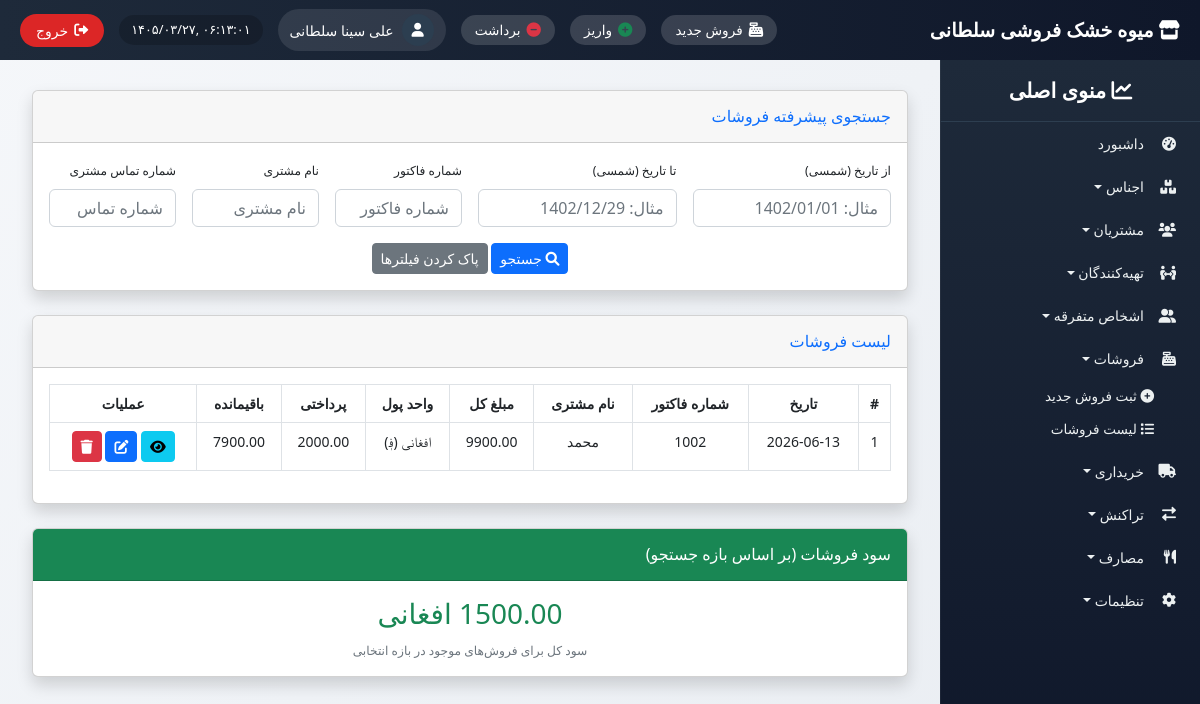
The app's page /sales/ (signed in) with its own data.
### sales/models.py (models this page shows, shortened)
class Sale(models.Model):
    PAYMENT_METHODS = [('CASH', 'نقد'), ('CREDIT', 'قرض')]
    invoice_number = models.CharField(max_length=50, unique=True, editable=False)
    date = models.DateTimeField(auto_now_add=True)
    transaction_date = models.DateField(null=True, blank=True)
    customer = models.ForeignKey(Customer, on_delete=models.SET_NULL, null=True, blank=True)
    customer_name = models.CharField(max_length=200, blank=True)
    customer_phone = models.CharField(max_length=20, blank=True)
    currency = models.ForeignKey(Currency, on_delete=models.PROTECT, default=1, verbose_name="واحد پول")
    payment_method = models.CharField(max_length=10, choices=PAYMENT_METHODS, default='CASH')
    total_amount = models.DecimalField(max_digits=12, decimal_places=2, default=0)
    paid_amount = models.DecimalField(max_digits=12, decimal_places=2, default=0)
    remaining_amount = models.DecimalField(max_digits=12, decimal_places=2, default=0)
    created_at = models.DateTimeField(auto_now_add=True)
    class Meta:
        ordering = ['-date']

### settings_app/models.py (models this page shows, shortened)
class Currency(models.Model):
    code = models.CharField(max_length=3, unique=True, verbose_name="کد")
    name = models.CharField(max_length=50, verbose_name="نام واحد پول")
    symbol = models.CharField(max_length=5, verbose_name="نماد")
    is_active = models.BooleanField(default=True, verbose_name="فعال")
    class Meta:
        verbose_name = "واحد پول"
        verbose_name_plural = "واحدهای پول"

### sales/views.py (the view)
# urls.py: path('', views.sale_list, name='sale_list'),
@login_required
def sale_list(request):
    sales = Sale.objects.all().order_by('-transaction_date', '-id')
    from_date_jalali = request.GET.get('from_date', '').strip()
    to_date_jalali = request.GET.get('to_date', '').strip()
    invoice_no = request.GET.get('invoice_no', '').strip()
    customer_name = request.GET.get('customer_name', '').strip()
    customer_phone = request.GET.get('customer_phone', '').strip()
    from_date = jalali_to_gregorian(from_date_jalali) if from_date_jalali else None
    to_date = jalali_to_gregorian(to_date_jalali) if to_date_jalali else None
    if from_date:
        sales = sales.filter(transaction_date__gte=from_date)
    if to_date:
        sales = sales.filter(transaction_date__lte=to_date)
    if invoice_no:
        sales = sales.filter(invoice_number__icontains=invoice_no)
    if customer_name:
        sales = sales.filter(Q(customer__name__icontains=customer_name) | Q(customer_name__icontains=customer_name))
    if customer_phone:
        sales = sales.filter(Q(customer__phone__icontains=customer_phone) | Q(customer_phone__icontains=customer_phone))
    total_profit = Decimal('0')
    for sale in sales:
        for item in sale.items.all():
            profit = (item.unit_price - item.product.purchase_price) * item.quantity
            total_profit += profit
    context = {
        'sales': sales,
        'from_date': from_date_jalali,
        'to_date': to_date_jalali,
        'invoice_no': invoice_no,
        'customer_name': customer_name,
        'customer_phone': customer_phone,
        'total_profit': total_profit,
        'today_jalali': jdatetime.date.today().strftime('%Y/%m/%d'),
    }
    return render(request, 'sales/sale_list.html', context)

### common/templatetags/jcal.py (called while the page is built)
@register.filter
def to_jalali(date):
    if not date:
        return ""
    try:
        jalali_date = jdatetime.date.fromgregorian(date=date)
        month_names = ['حمل', 'ثور', 'جوزا', 'سرطان', 'اسد', 'سنبله',
                       'میزان', 'عقرب', 'قوس', 'جدی', 'دلو', 'حوت']
        return f"{jalali_date.day} {month_names[jalali_date.month - 1]} {jalali_date.year}"
    except:
        return str(date)

### templates/sales/sale_list.html (shortened to what this page needs)
{% extends 'base_with_sidebar.html' %}
{% load i18n %}
{% load jcal %}
{% block content %}
<div class="container-fluid">
    <div class="card shadow mb-4">
        <div class="card-header py-3">
            <h6 class="m-0 font-weight-bold text-primary">{% trans "جستجوی پیشرفته فروشات" %}</h6>
        </div>
        <div class="card-body">
            <form method="get" class="row g-3">
                <div class="col-md-3">
                    <label class="form-label small">از تاریخ (شمسی)</label>
                    <input type="text" name="from_date" class="form-control datepicker" value="{{ from_date }}" placeholder="مثال: 1402/01/01" readonly>
                </div>
                <div class="col-md-3">
                    <label class="form-label small">تا تاریخ (شمسی)</label>
                    <input type="text" name="to_date" class="form-control datepicker" value="{{ to_date }}" placeholder="مثال: 1402/12/29" readonly>
                </div>
                <div class="col-md-2">
                    <label class="form-label small">شماره فاکتور</label>
                    <input type="text" name="invoice_no" class="form-control" value="{{ invoice_no }}" placeholder="شماره فاکتور">
                </div>
                <div class="col-md-2">
                    <label class="form-label small">نام مشتری</label>
                    <input type="text" name="customer_name" class="form-control" value="{{ customer_name }}" placeholder="نام مشتری">
                </div>
                <div class="col-md-2">
                    <label class="form-label small">شماره تماس مشتری</label>
                    <input type="text" name="customer_phone" class="form-control" value="{{ customer_phone }}" placeholder="شماره تماس">
                </div>
                <div class="col-12 text-center">
                    <button type="submit" class="btn btn-primary btn-sm"><i class="fas fa-search"></i> جستجو</button>
                    <a href="{% url 'sales:sale_list' %}" class="btn btn-secondary btn-sm">پاک کردن فیلترها</a>
                </div>
            </form>
        </div>
    </div>
    <div class="card shadow mb-4">
        <div class="card-header py-3">
            <h6 class="m-0 font-weight-bold text-primary">{% trans "لیست فروشات" %}</h6>
        </div>
        <div class="card-body">
            <div class="table-responsive">
                <table class="table table-bordered table-hover text-center">
                    <thead>
                        <tr>
                            <th>#</th>
                            <th>{% trans "تاریخ" %}</th>
                            <th>{% trans "شماره فاکتور" %}</th>
                            <th>{% trans "نام مشتری" %}</th>
                            <th>{% trans "مبلغ کل" %}</th>
                            <th>{% trans "واحد پول" %}</th>
                            <th>{% trans "پرداختی" %}</th>
                            <th>{% trans "باقیمانده" %}</th>
                            <th>{% trans "عملیات" %}</th>
                        </tr>
                    </thead>
                    <tbody>
                        {% for sale in sales %}
                        <tr>
                            <td>{{ forloop.counter }}</td>
                            <td>{{ sale.transaction_date|to_jalali }}</td>
                            <td>{{ sale.invoice_number }}</td>
                            <td>{% if sale.customer %}{{ sale.customer.name }}{% else %}{{ sale.customer_name }}{% endif %}</td>
                            <td>{{ sale.total_amount|floatformat:2 }}</td>
                            <td>{{ sale.currency.name }} ({{ sale.currency.symbol }})</td>
                            <td>{{ sale.paid_amount|floatformat:2 }}</td>
                            <td>{{ sale.remaining_amount|floatformat:2 }}</td>
                            <td>
                                <a href="{% url 'sales:sale_detail' sale.id %}" class="btn btn-sm btn-info"><i class="fas fa-eye"></i></a>
                                <a href="{% url 'sales:sale_edit' sale.id %}" class="btn btn-sm btn-primary"><i class="fas fa-edit"></i></a>
                                <a href="#" onclick="confirmDelete({{ sale.id }})" class="btn btn-sm btn-danger"><i class="fas fa-trash"></i></a>
                            </td>
                        </tr>
                        {% empty %}
                        <tr><td colspan="9" class="text-center">هیچ فروشی با معیارهای جستجو یافت نشد.</td></tr>
                        {% endfor %}
                    </tbody>
                </table>
            </div>
        </div>
    </div>
    <div class="card shadow mb-4">
        <div class="card-header py-3 bg-success text-white">
            <h6 class="m-0 font-weight-bold">{% trans "سود فروشات (بر اساس بازه جستجو)" %}</h6>
        </div>
        <div class="card-body text-center">
            <h3 class="text-success">{{ total_profit|floatformat:2 }} {{ request.session.currency|default:"افغانی" }}</h3>
            <small class="text-muted">سود کل برای فروش‌های موجود در بازه انتخابی</small>
        </div>
    </div>
</div>
<link rel="stylesheet" href="https://unpkg.com/persian-datepicker@latest/dist/css/persian-datepicker.min.css"/>
{% endblock %}

### templates/base_with_sidebar.html (shortened to what this page needs)
<!DOCTYPE html>
{% load i18n static %}
{% get_current_language as LANGUAGE_CODE %}
<html lang="fa" dir="rtl">
<head>
    <link href="https://cdn.jsdelivr.net/npm/bootstrap@5.2.3/dist/css/bootstrap.rtl.min.css" rel="stylesheet">
    <link rel="stylesheet" href="https://cdnjs.cloudflare.com/ajax/libs/font-awesome/6.0.0/css/all.min.css">
    <link href="https://cdn.jsdelivr.net/gh/rastikerdar/vazir-font@v30.1.0/dist/font-face.css" rel="stylesheet">
</head>
<body>
    <div class="top-navbar">
        <div class="store-name"><i class="fas fa-store"></i> میوه خشک فروشی سلطانی</div>
        <div class="top-nav-left">
            <a href="{% url 'sales:new_sale' %}" class="shortcut-btn" title="فروش جدید"><i class="fas fa-cash-register"></i><span> فروش جدید</span></a>
            <a href="{% url 'transactions:transaction_create_in' %}" class="shortcut-btn" title="واریز"><i class="fas fa-plus-circle text-success"></i><span> واریز</span></a>
            <a href="{% url 'transactions:transaction_create_out' %}" class="shortcut-btn" title="برداشت"><i class="fas fa-minus-circle text-danger"></i><span> برداشت</span></a>
            <div class="admin-info">
                <div class="admin-avatar"><i class="fas fa-user"></i></div>
                <span class="admin-name">{{ user.get_full_name|default:user.username }}</span>
            </div>
            <div class="datetime" id="current-datetime"></div>
            <button type="button" class="logout-btn" id="logoutTrigger"><i class="fas fa-sign-out-alt"></i> <span>خروج</span></button>
        </div>
    </div>
    <div class="sidebar" id="sidebar">
        <div class="sidebar-header"><i class="fas fa-chart-line"></i> منوی اصلی</div>
        <ul class="nav flex-column">
            <li class="nav-item"><a class="nav-link" href="{% url 'dashboard' %}"><i class="fas fa-tachometer-alt"></i> داشبورد</a></li>
            <li class="nav-item dropdown-toggle" data-menu="products"><i class="fas fa-boxes"></i> اجناس</li>
            <li class="nav-item dropdown-toggle" data-menu="customers"><i class="fas fa-users"></i> مشتریان</li>
            <li class="nav-item dropdown-toggle" data-menu="suppliers"><i class="fas fa-people-arrows"></i> تهیه‌کنندگان</li>
            <li class="nav-item dropdown-toggle" data-menu="misc"><i class="fas fa-user-friends"></i> اشخاص متفرقه</li>
            <li class="nav-item dropdown-toggle" data-menu="sales"><i class="fas fa-cash-register"></i> فروشات</li>
            <ul class="submenu" id="salesSubmenu">
                <li><a href="{% url 'sales:new_sale' %}"><i class="fas fa-plus-circle"></i> ثبت فروش جدید</a></li>
                <li><a href="{% url 'sales:sale_list' %}"><i class="fas fa-list"></i> لیست فروشات</a></li>
            </ul>
            <li class="nav-item dropdown-toggle" data-menu="purchases"><i class="fas fa-truck"></i> خریداری</li>
            <li class="nav-item dropdown-toggle" data-menu="transactions"><i class="fas fa-exchange-alt"></i> تراکنش</li>
            <li class="nav-item dropdown-toggle" data-menu="expenses"><i class="fas fa-utensils"></i> مصارف</li>
            <li class="nav-item dropdown-toggle" data-menu="settings"><i class="fas fa-cog"></i> تنظیمات</li>
        </ul>
    </div>
    <div class="content">
        {% block content %}{% endblock %}
    </div>
</body>
</html>

### templates/base_with_sidebar.html (style rules this page uses)
* { font-family: 'Vazir', 'Tahoma', 'Segoe UI', sans-serif; }
body { background: linear-gradient(135deg, #f5f7fa 0%, #e9edf2 100%); font-size: 14px; padding-top: 70px; margin: 0; height: 100vh; overflow: hidden; }
.top-navbar { position: fixed; top: 0; right: 0; left: 0; height: 60px; background: linear-gradient(90deg, #1e2a3a 0%, #0f172a 100%); z-index: 1050; display: flex; align-items: center; justify-content: space-between; padding: 0 20px; color: white; }
.store-name { font-size: 1.2rem; font-weight: 700; }
.top-nav-left { display: flex; align-items: center; gap: 15px; }
.admin-info { display: flex; align-items: center; gap: 8px; background: rgba(255,255,255,0.1); padding: 5px 12px; border-radius: 40px; }
.admin-avatar { width: 32px; height: 32px; background: #2c3e50; border-radius: 50%; display: flex; align-items: center; justify-content: center; }
.datetime { direction: ltr; background: rgba(0,0,0,0.2); padding: 5px 12px; border-radius: 40px; font-size: 0.8rem; }
.logout-btn { background-color: #dc2626; color: white; border: none; padding: 6px 16px; border-radius: 40px; display: flex; align-items: center; gap: 6px; }
.shortcut-btn { background: rgba(255,255,255,0.15); border: none; color: white; padding: 5px 14px; border-radius: 40px; font-size: 0.85rem; font-weight: 500; transition: 0.2s; display: inline-flex; align-items: center; gap: 6px; text-decoration: none; }
.shortcut-btn i { font-size: 0.9rem; }
.sidebar { position: fixed; top: 60px; right: 0; height: calc(100vh - 60px); width: 260px; background: linear-gradient(180deg, #1e2a3a 0%, #0f172a 100%); color: white; overflow-y: auto; z-index: 1000; transition: 0.3s; border-left: 1px solid rgba(255,255,255,0.05); }
.sidebar-header { padding: 15px 20px; font-size: 1.3rem; font-weight: 600; border-bottom: 1px solid #2d3e50; text-align: center; }
.sidebar .nav-link, .dropdown-toggle { color: #ecf0f1; padding: 8px 16px; border-radius: 10px; margin: 3px 8px; display: flex; align-items: center; cursor: pointer; text-decoration: none; }
.sidebar .nav-link i, .dropdown-toggle i { width: 24px; margin-left: 8px; }
.submenu { list-style: none; padding-right: 30px; display: none; margin-bottom: 5px; }
.submenu li a { color: #ecf0f1; display: block; padding: 6px 16px; text-decoration: none; font-size: 0.85rem; border-radius: 8px; }
.submenu.show { display: block; }
.content { margin-right: 260px; padding: 20px; height: calc(100vh - 60px); overflow-y: auto; }

### records on screen
Sale: transaction_date|to_jalali "2026-06-13", invoice_number "1002", customer_name "محمد", total_amount "9900.00", currency.name "افغانی", currency.symbol "؋", paid_amount "2000.00", remaining_amount "7900.00"
Currency: session.currency "افغانی"

### other values on screen
{{ user.get_full_name|default:user.username }} "علی سینا سلطانی"
